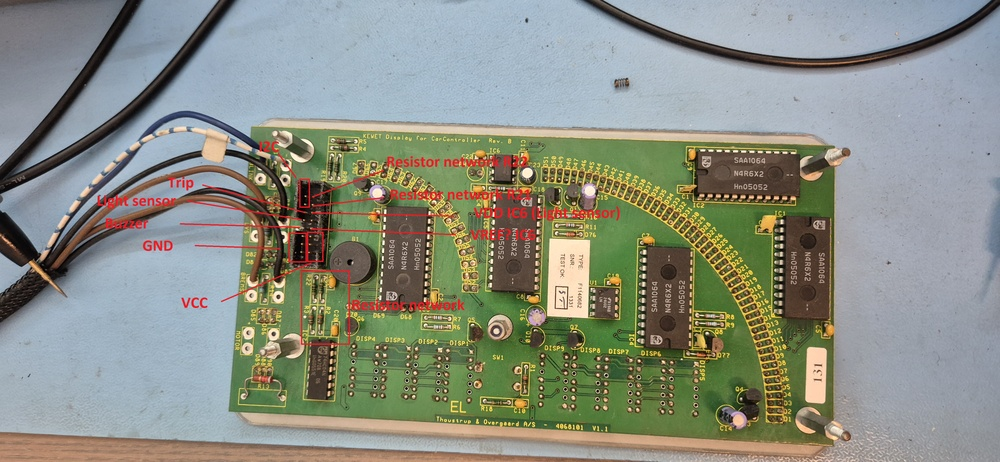
#> input picture 20251027_215255 - Copy.jpg, 1000 x 462 px, shrunk from 4000 x 1848 before the run
$ python -i cam_utility.py   (imports and definitions only)
#> lines starting #> are read from the running program, lines starting #| are printed output that depends on the picture; after the words box and inside, x2 and y2 are one past the last pixel; in counts of white or black regions, pixels touching at a corner belong together
#> further down, picture is the input picture: shape (462, 1000, 3); mean B, G, R 131.1, 142.9, 138.7
import cv2 as cv
import numpy as np

def calibrate_from_full_on(frame):
    # 1. Threshold for red/orange LEDs
    hsv = cv.cvtColor(frame, cv.COLOR_BGR2HSV)
#> hsv: shape (462, 1000, 3); mean H, S, V 69.8, 68.3, 156.2
    mask1 = cv.inRange(hsv, (0, 120, 160), (10, 255, 255))
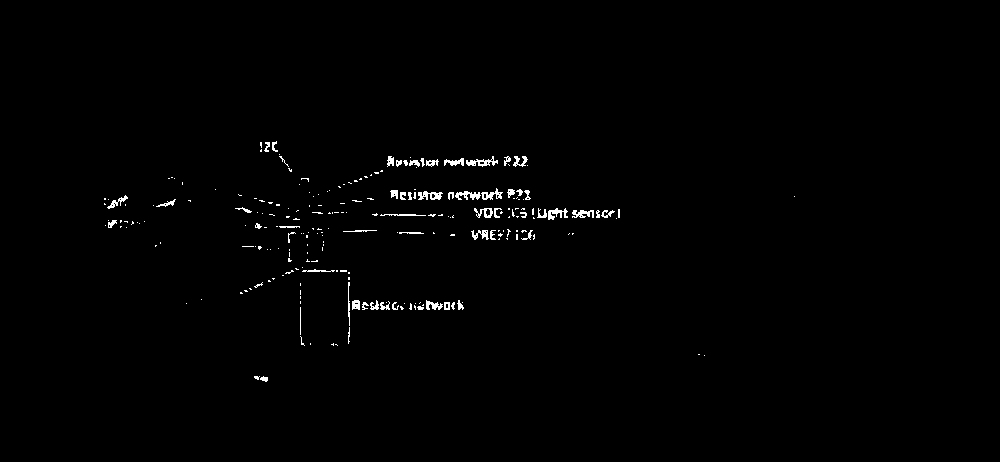
#> mask1: shape (462, 1000); 0.84% white in thin lines or dots, all inside (x1, y1, x2, y2) = (104, 141, 795, 382)
    mask2 = cv.inRange(hsv, (170,120,160), (179,255,255))
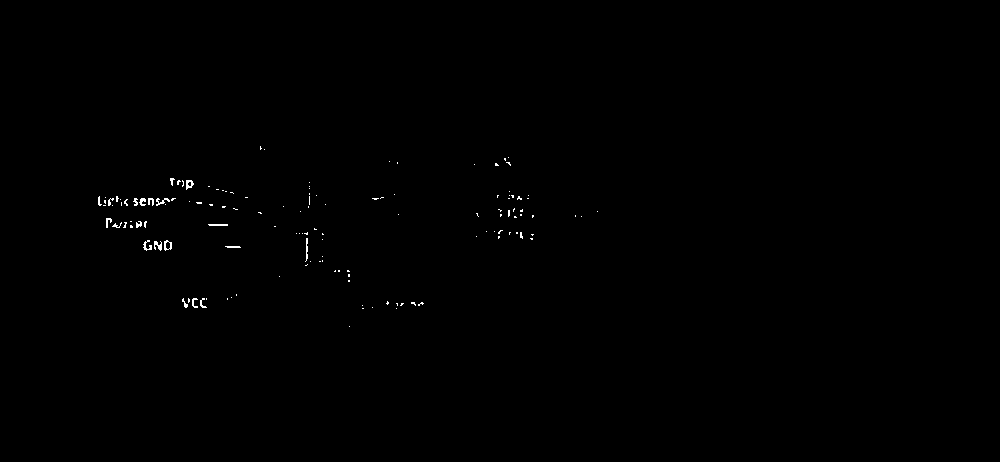
#> mask2: shape (462, 1000); 0.25% white in thin lines or dots, all inside (x1, y1, x2, y2) = (98, 146, 598, 327)
    mask = cv.bitwise_or(mask1, mask2)
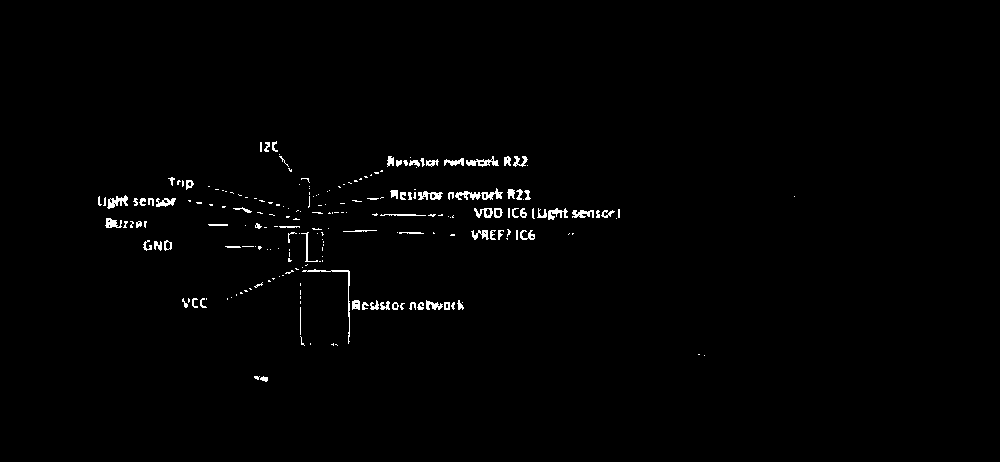
#> mask: shape (462, 1000); 1.1% white in thin lines or dots, all inside (x1, y1, x2, y2) = (98, 141, 795, 382)

    # 2. Find the biggest red contour (the LED arc)
    contours, _ = cv.findContours(mask, cv.RETR_EXTERNAL, cv.CHAIN_APPROX_SIMPLE)
#> contours = 219 contours, 172 with area under 20; largest, box (x1, y1, x2, y2) and area: (466, 156, 499, 167) 124, (107, 195, 128, 209) 114, (418, 191, 443, 200) 110, (481, 188, 503, 200) 94, (455, 191, 481, 200) 90
    cnt = max(contours, key=cv.contourArea)
#> cnt = contour of 63 points, box (x1, y1, x2, y2) (466, 156, 499, 167), area 124

    # 3. Fit a minimum enclosing circle for center/radius
    (cx, cy), radius = cv.minEnclosingCircle(cnt)
#> cx = 482; cy = 162.5; radius = 16.19
    cx, cy = int(cx), int(cy)
#> cy = 162
    radius = int(radius)
#> radius = 16

    # 4. Get angles of all LED pixels to find start/end
    ys, xs = np.nonzero(mask)
#> ys = 5050 values from 141 to 381; xs = 5050 values, max 794 at index 1441, min 98 at index 1442, mean 371.4
    thetas = np.arctan2(ys - cy, xs - cx)
#> thetas = 5050 values, max 3.14 at index 390, min -3.14 at index 285, mean 1.82
    theta_min, theta_max = np.percentile(thetas, [1, 99])  # discard outliers
#> theta_min = -3.12; theta_max = 3.14

    # 5. Optionally compute inner/outer radii via distance histogram
    radii = np.sqrt((xs - cx)**2 + (ys - cy)**2)
#> radii = 5050 values, max 386.3 at index 1989, min 1 at index 361, mean 159.4
    r1, r2 = np.percentile(radii, [5, 95])
#> r1 = 27.37; r2 = 363.2

    calib = {
        "cx": cx, "cy": cy,
        "r1": float(r1), "r2": float(r2),
        "theta0": float(theta_min),
        "theta1": float(theta_max)
    }
#> calib = {'cx': 482, 'cy': 162, 'r1': 27.37, 'r2': 363.2, 'theta0': -3.12, 'theta1': 3.14}
    return calib, mask

>>> import cv2
>>> picture = cv2.imread('../../20251027_215255 - Copy.jpg')
>>> result = calibrate_from_full_on(picture)
